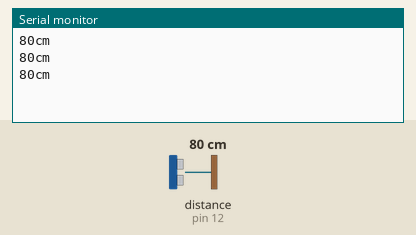
Simulated run of this sketch. Board: Arduino Uno, built with avr-gcc and run on an emulated ATmega328P. Shown: the last lines printed to the serial monitor. Wiring (inferred from the names in the program): ultrasonic range finder: trigger pin 13; echo pin 12. The inputs (shaded band) are chosen by the test bench; at power-on: distance to the obstacle (sensor on pin 12) 80 cm. The echo pulse lasts 58.3 µs per cm.

Above: at 1.3 s.
1.4 s: distance to the obstacle (sensor on pin 12) set to 2 cm
At 1.82 s:
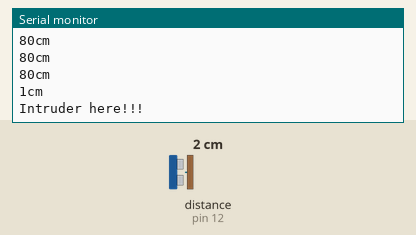
3.5 s: distance to the obstacle (sensor on pin 12) set to 4 cm
At 3.83 s:
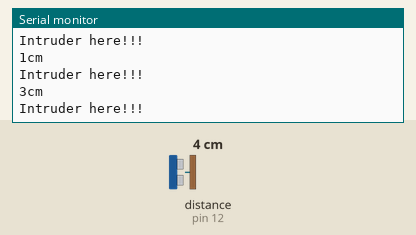
Timing chart, 0 to 6.5 s (numbered marks = the images above; inputs shaded):
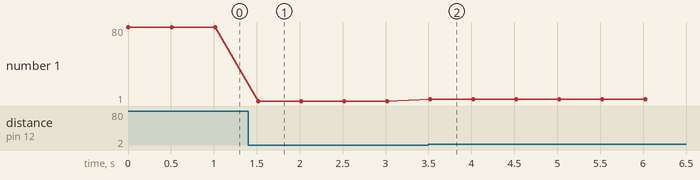

The sketch:

sensor_part.ino
```cpp
int trig = 13;
int echo = 12;

void setup() {
  // put your setup code here, to run once:
   Serial.begin(9600);
   pinMode(trig,OUTPUT);
   pinMode(echo,INPUT);
}

void loop() {
  // put your main code here, to run repeatedly:
  digitalWrite(trig,LOW);
  delayMicroseconds(2);
  digitalWrite(trig,HIGH);
  delayMicroseconds(100);
  digitalWrite(trig,LOW);
  int t = pulseIn(echo,HIGH);
  int dis = t/58; // distance in cm from time duration
  Serial.print(dis);
  Serial.print("cm\n");
  if(dis<40)
      Serial.print("Intruder here!!!\n");
  delay(500);

}
```

Measured:
- after the input at 1.4 s, the serial monitor: prints a new line after 0.12 s (image 1)
- after the input at 3.5 s, the serial monitor: prints a new line at once (image 2)
- plotted number 1: 80 → 1 after the input at 1.4 s, 1 → 3 after the input at 3.5 s
